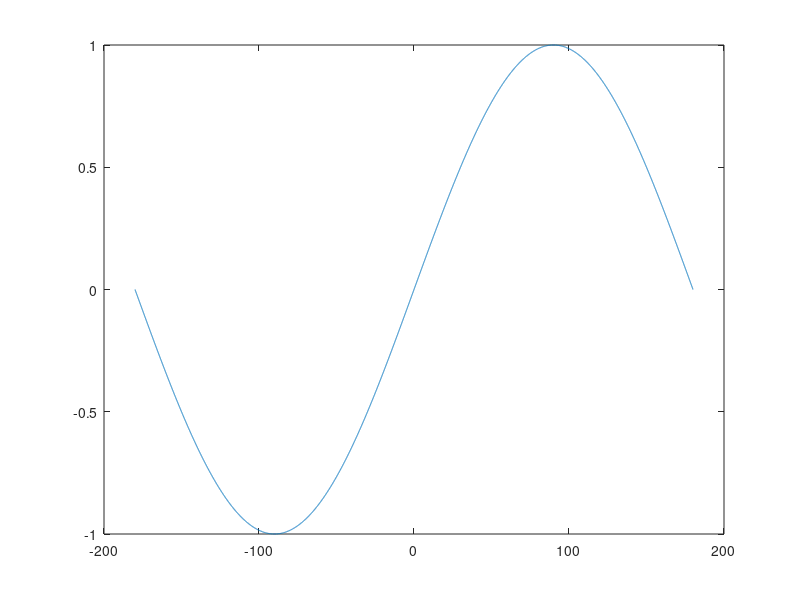

Write MATLAB code to recreate this figure. (Note: this script raises an error after producing the figure.)
clear; clc; close all;
%%
x = linspace(-180,180,10001);
y = sind(x);

plot(x,y)
sinValue = [0 0.2 0.8 1];
hline(sinValue)
vline(asind(sinValue))
xlim([-180 180])
xlabel('\theta (\circ)','interpreter','tex')
ylabel('sin(\theta)','interpreter','tex')
title('sin function')